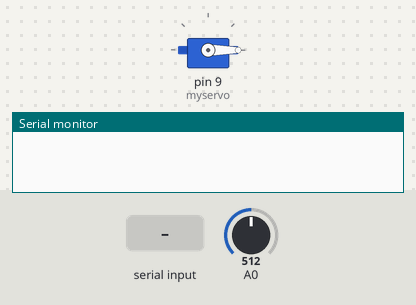
Simulated run of this sketch. Board: Arduino Uno, built with avr-gcc and run on an emulated ATmega328P. On the bench: servo, the last lines printed to the serial monitor. The test bench sets the inputs (shaded band); at power-on: A0 = 512.

Above: at 1.2 s.
1.3 s: "90,45\n" received over Serial
At 1.83 s:
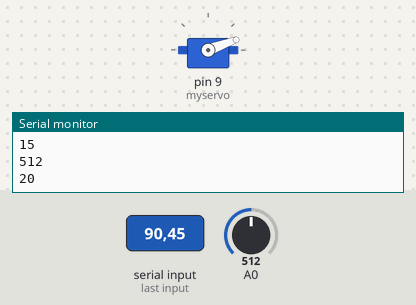
At 2.43 s:
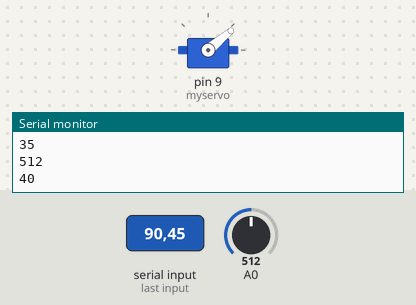
4.3 s: "200\n" received over Serial
At 4.39 s:
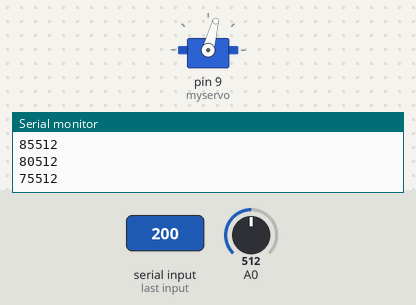
Timing chart, 0 to 16.2 s (numbered marks = the images above; inputs shaded):
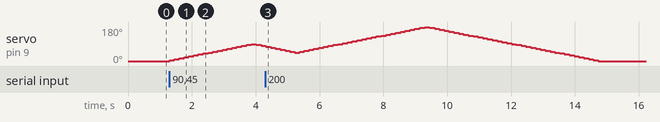

The sketch:

HW14_ctd27.ino
```cpp
/* HW14_ctd27.ino
 Christopher Datsikas
 Created: 11-3-2014
 Last Modified: 11-3-2014
 Status: Works
 Assignment #14 for EENG 348
 Servo and IR Ranging Module

 Receives angle value from Matlab
 Moves servo accordingly
 During motion sweep, IR distance data is recorded and sent over Serial to Matlab
 */

// 3 Pin GP2Y0A21YK0F 10-80 cm IR Rangefinders:
// red -> 5V
// white -> A0
// black -> GND
// SERVO
// red -> 5V
// orange -> D9 (with pwm)
// black -> ground

#include <Servo.h>

Servo myservo; //create myservo object to control servo

int distVal, num=5;
int servoPos=0, goalPos;

void setup()
{
  myservo.attach(9);         // servo attached in a particular pwm pin
  myservo.write(servoPos);   // servo is initially set to 90 degrees

  Serial.begin(9600);        // Serial communication is set up at specified baud rate
  Serial.setTimeout(10);     //
}

void loop()
{
  if (Serial.available() > 0){       // wait for ML
    goalPos = Serial.parseInt();     // read goal angle value
    if (goalPos<0) goalPos = 0;      // protects form exceeding limits of the servo
    if(goalPos>180) goalPos = 180;
    moveTo(goalPos);
  }
}

//takes a desination value, and moves the servo to that position,
//while taking IR rangefinder sensor data every 5 degrees
void moveTo(int destination) {
  if (servoPos < destination){
    while(servoPos < destination) {
      servoPos+=5;
      myservo.write(servoPos);
      Serial.println(servoPos);
      distVal = averageDist();
      Serial.println(distVal);
    }
  }
  else if (servoPos > destination) {
    while(servoPos > destination) {
      servoPos-=5;
      myservo.write(servoPos);
      Serial.print(servoPos);
      distVal=averageDist();
      Serial.println(distVal);
    }
  }
}

// takes the average of one analog pin sampled three tapes at a 50ms sampling interval
int averageDist(){
  int distValA = analogRead(0);
  delay(50);
  int distValB = analogRead(0);
  delay(50);
  int distValC = analogRead(0);
  delay(50);
  return (distValA+distValB+distValC)/3;
}
```

Measured:
- after the input at 1.3 s, servo on pin 9 (myservo): rises from 0° to 90° in 2.6 s, then falls to 80° in 0.30 s
